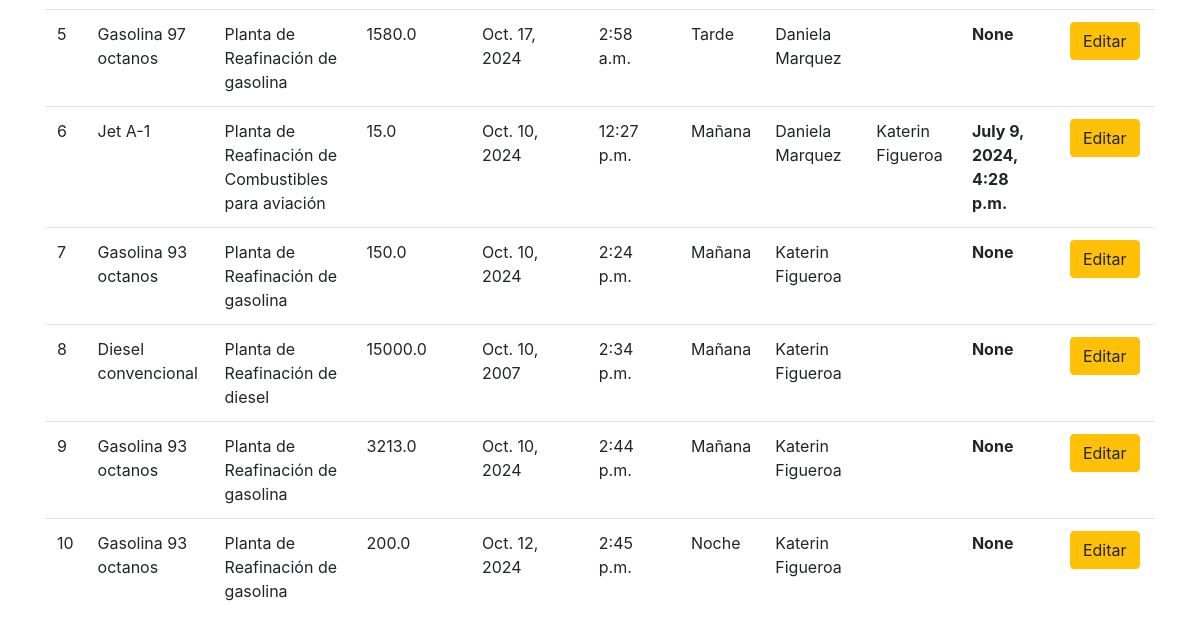
The app's page /listado/ (signed in, lower part), older data.
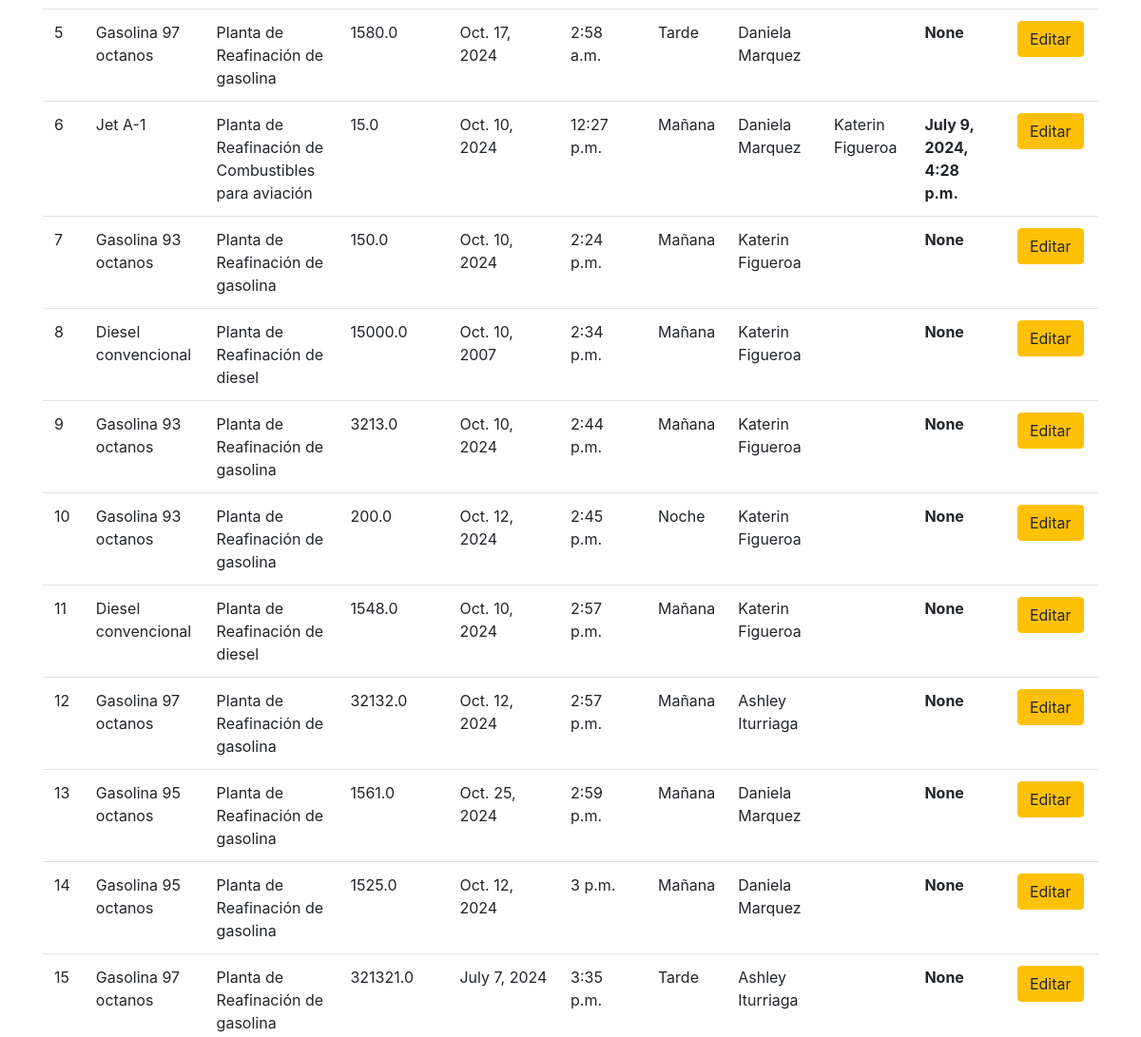
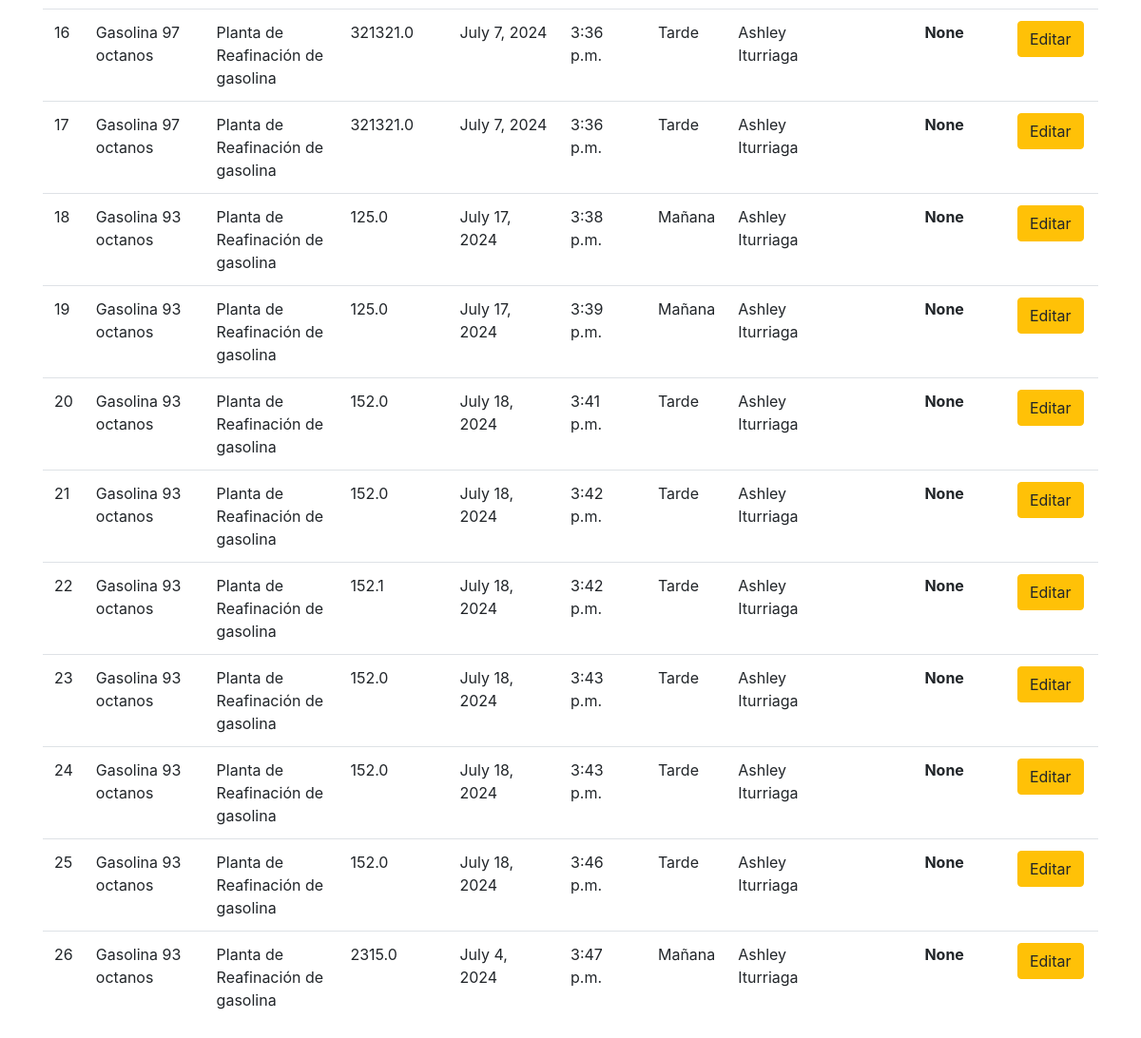
The same page, newer data (2 pictures, top to bottom).
### produccion/models.py (models this page shows, shortened)
class Produccion(models.Model):
    codigo_combustible = models.ForeignKey(Producto, on_delete=models.CASCADE)
    litros_producidos = models.FloatField()
    fecha_produccion = models.DateField()
    turno = models.CharField(max_length=2, choices=[('AM', 'Mañana'), ('PM', 'Tarde'), ('MM', 'Noche')])
    hora_registro = models.TimeField(auto_now_add=True)
    operador = models.ForeignKey(User, on_delete=models.CASCADE, related_name='producciones_registradas')
    modificado_por = models.ForeignKey(User, on_delete=models.SET_NULL, null=True, blank=True, related_name='producciones_modificadas')
    fecha_modificacion = models.DateTimeField(null=True, blank=True)
    anulado = models.BooleanField(default=False)

class Producto(models.Model):
    codigo = models.CharField(max_length=10, unique=True)
    nombre = models.CharField(max_length=100)
    planta = models.ForeignKey(Planta, on_delete=models.CASCADE)

class Planta(models.Model):
    codigo = models.CharField(max_length=10, unique=True)
    nombre = models.CharField(max_length=100)

### produccion/views.py (the view)
# urls.py: path('listado/', views.listado_produccion, name='listado_produccion'),
@login_required
def listado_produccion(request):
    mensaje_exito = request.session.get('mensaje_exito', '')
    request.session['mensaje_exito'] = ''
    if request.user.is_staff:
        producciones = Produccion.objects.filter(anulado=False).select_related('codigo_combustible__planta', 'operador')
    else:
        producciones = Produccion.objects.filter(operador=request.user, anulado=False).select_related('codigo_combustible__planta', 'operador')
    return render(request, 'produccion/listado_produccion.html', {'producciones': producciones, 'mensaje_exito': mensaje_exito})

### produccion/templates/produccion/listado_produccion.html (shortened to what this page needs)
{% extends 'produccion/base.html' %}
{% block content %}
<table class="table">
    <tbody>
        {% for produccion in producciones %}
        <tr>
            <td>{{ produccion.id }}</td>
            <td>{{ produccion.codigo_combustible.nombre }}</td>
            <td>{{ produccion.codigo_combustible.planta.nombre }}</td>
            <td>{{ produccion.litros_producidos }}</td>
            <td>{{ produccion.fecha_produccion }}</td>
            <td>{{ produccion.hora_registro }}</td>
            <td>{{ produccion.get_turno_display }}</td>
            <td>{{ produccion.operador.first_name }} {{ produccion.operador.last_name }}</td>
            <td>{{ produccion.modificado_por.first_name }} {{ produccion.modificado_por.last_name }}</td>
            <th>{{ produccion.fecha_modificacion }}</th>
            <td>
                <a href="{% url 'editar_produccion' produccion.id %}" class="btn btn-warning">Editar</a>
            </td>
        </tr>
        {% endfor %}
    </tbody>
</table>
{% endblock %}

Row changes from the older to the newer data that the page shows:
added Produccion: id "11", codigo_combustible.nombre "Diesel convencional", codigo_combustible.planta.nombre "Planta de Reafinación de diesel", litros_producidos "1548.0", fecha_produccion "Oct. 10, 2024", hora_registro "2:57 p.m.", turno "Mañana", operador.first_name "Katerin", operador.last_name "Figueroa", fecha_modificacion "None"
added Produccion: id "12", codigo_combustible.nombre "Gasolina 97 octanos", codigo_combustible.planta.nombre "Planta de Reafinación de gasolina", litros_producidos "32132.0", fecha_produccion "Oct. 12, 2024", hora_registro "2:57 p.m.", turno "Mañana", operador.first_name "Ashley", operador.last_name "Iturriaga", fecha_modificacion "None"
added Produccion: id "13", codigo_combustible.nombre "Gasolina 95 octanos", codigo_combustible.planta.nombre "Planta de Reafinación de gasolina", litros_producidos "1561.0", fecha_produccion "Oct. 25, 2024", hora_registro "2:59 p.m.", turno "Mañana", operador.first_name "Daniela", operador.last_name "Marquez", fecha_modificacion "None"
added Produccion: id "14", codigo_combustible.nombre "Gasolina 95 octanos", codigo_combustible.planta.nombre "Planta de Reafinación de gasolina", litros_producidos "1525.0", fecha_produccion "Oct. 12, 2024", hora_registro "3 p.m.", turno "Mañana", operador.first_name "Daniela", operador.last_name "Marquez", fecha_modificacion "None"
added Produccion: id "15", codigo_combustible.nombre "Gasolina 97 octanos", codigo_combustible.planta.nombre "Planta de Reafinación de gasolina", litros_producidos "321321.0", fecha_produccion "July 7, 2024", hora_registro "3:35 p.m.", turno "Tarde", operador.first_name "Ashley", operador.last_name "Iturriaga", fecha_modificacion "None"
added Produccion: id "16", codigo_combustible.nombre "Gasolina 97 octanos", codigo_combustible.planta.nombre "Planta de Reafinación de gasolina", litros_producidos "321321.0", fecha_produccion "July 7, 2024", hora_registro "3:36 p.m.", turno "Tarde", operador.first_name "Ashley", operador.last_name "Iturriaga", fecha_modificacion "None"
added Produccion: id "17", codigo_combustible.nombre "Gasolina 97 octanos", codigo_combustible.planta.nombre "Planta de Reafinación de gasolina", litros_producidos "321321.0", fecha_produccion "July 7, 2024", hora_registro "3:36 p.m.", turno "Tarde", operador.first_name "Ashley", operador.last_name "Iturriaga", fecha_modificacion "None"
added Produccion: id "18", codigo_combustible.nombre "Gasolina 93 octanos", codigo_combustible.planta.nombre "Planta de Reafinación de gasolina", litros_producidos "125.0", fecha_produccion "July 17, 2024", hora_registro "3:38 p.m.", turno "Mañana", operador.first_name "Ashley", operador.last_name "Iturriaga", fecha_modificacion "None"
added Produccion: id "19", codigo_combustible.nombre "Gasolina 93 octanos", codigo_combustible.planta.nombre "Planta de Reafinación de gasolina", litros_producidos "125.0", fecha_produccion "July 17, 2024", hora_registro "3:39 p.m.", turno "Mañana", operador.first_name "Ashley", operador.last_name "Iturriaga", fecha_modificacion "None"
added Produccion: id "20", codigo_combustible.nombre "Gasolina 93 octanos", codigo_combustible.planta.nombre "Planta de Reafinación de gasolina", litros_producidos "152.0", fecha_produccion "July 18, 2024", hora_registro "3:41 p.m.", turno "Tarde", operador.first_name "Ashley", operador.last_name "Iturriaga", fecha_modificacion "None"
added Produccion: id "21", codigo_combustible.nombre "Gasolina 93 octanos", codigo_combustible.planta.nombre "Planta de Reafinación de gasolina", litros_producidos "152.0", fecha_produccion "July 18, 2024", hora_registro "3:42 p.m.", turno "Tarde", operador.first_name "Ashley", operador.last_name "Iturriaga", fecha_modificacion "None"
added Produccion: id "22", codigo_combustible.nombre "Gasolina 93 octanos", codigo_combustible.planta.nombre "Planta de Reafinación de gasolina", litros_producidos "152.1", fecha_produccion "July 18, 2024", hora_registro "3:42 p.m.", turno "Tarde", operador.first_name "Ashley", operador.last_name "Iturriaga", fecha_modificacion "None"
added Produccion: id "23", codigo_combustible.nombre "Gasolina 93 octanos", codigo_combustible.planta.nombre "Planta de Reafinación de gasolina", litros_producidos "152.0", fecha_produccion "July 18, 2024", hora_registro "3:43 p.m.", turno "Tarde", operador.first_name "Ashley", operador.last_name "Iturriaga", fecha_modificacion "None"
added Produccion: id "24", codigo_combustible.nombre "Gasolina 93 octanos", codigo_combustible.planta.nombre "Planta de Reafinación de gasolina", litros_producidos "152.0", fecha_produccion "July 18, 2024", hora_registro "3:43 p.m.", turno "Tarde", operador.first_name "Ashley", operador.last_name "Iturriaga", fecha_modificacion "None"
added Produccion: id "25", codigo_combustible.nombre "Gasolina 93 octanos", codigo_combustible.planta.nombre "Planta de Reafinación de gasolina", litros_producidos "152.0", fecha_produccion "July 18, 2024", hora_registro "3:46 p.m.", turno "Tarde", operador.first_name "Ashley", operador.last_name "Iturriaga", fecha_modificacion "None"
added Produccion: id "26", codigo_combustible.nombre "Gasolina 93 octanos", codigo_combustible.planta.nombre "Planta de Reafinación de gasolina", litros_producidos "2315.0", fecha_produccion "July 4, 2024", hora_registro "3:47 p.m.", turno "Mañana", operador.first_name "Ashley", operador.last_name "Iturriaga", fecha_modificacion "None"
